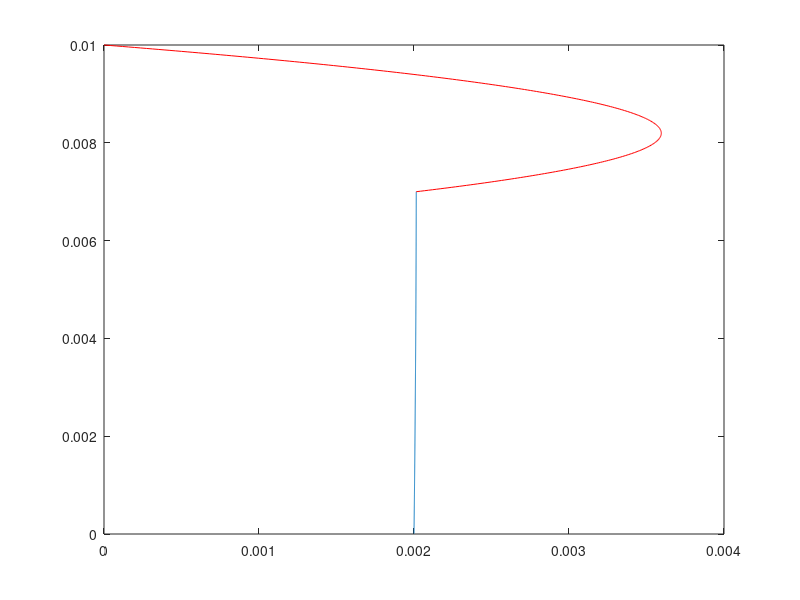

This figure's MATLAB source:
clc
clear all
close all
m1=9;
m2=1.81*10^-3;
dpdx=-4;
hp=0.007;
h=0.01;
y1=0.00001:0.00001:0.007;
y2=0.007:0.00001:0.01;
V=0.002;

c1=(dpdx*((1/(2*m2))*(-h^2+hp^2)-(hp^2/(2*m1)))-V)/(((1/m2)*(h-hp))+(hp/m1));
c3=-((1/(2*m2))*dpdx*(h^2))-(c1*h)/m2;
u1=((1/(2*m1))*dpdx).*(y1.^2)+((c1/m1).*y1)+V;

u2=((1/(2*m2))*dpdx).*(y2.^2)+((c1/m2).*y2)+c3;
plot(u1,y1)
hold on
plot(u2,y2,'r')